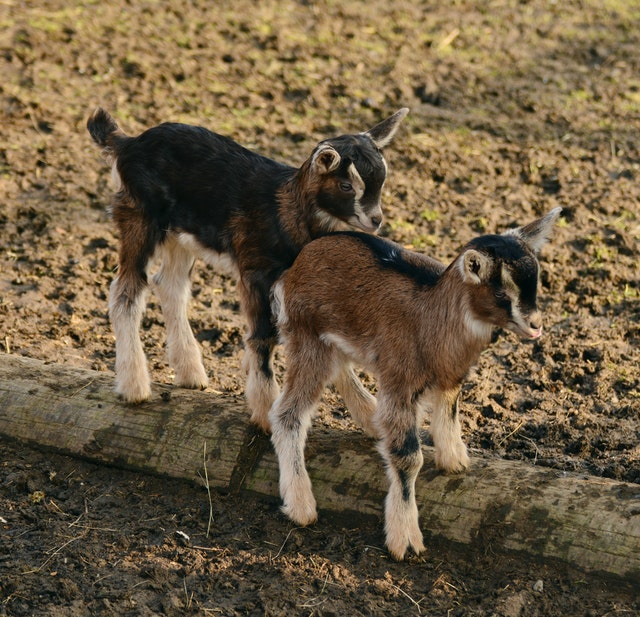
#> input picture baby-goat.jpg, 640 x 617 px, given in place of the camera
$ python edge_detection_v2.py   (older library calls are emulated)
#> lines starting #> are read from the running program, lines starting #| are printed output that depends on the picture
# -*- coding: utf-8 -*-
"""
Created on Wed Jul 20 17:18:37 2022

@author: enyasdiman
"""

import cv2
import numpy as np

cap = cv2.VideoCapture(0)

while True:
    _, frame = cap.read()
#> frame is the input picture: shape (617, 640, 3); mean B, G, R 67.3, 93.6, 110.4
    frame = cv2.cvtColor(frame, cv2.COLOR_BGR2GRAY)
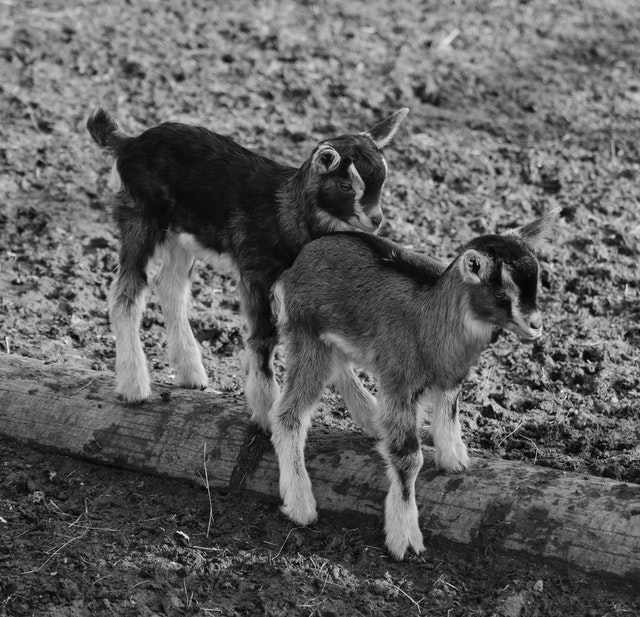
#> frame: shape (617, 640); min 0, max 250, mean 95.6
    blurred_frame = cv2.GaussianBlur(frame, (5,5), 0) #0 is sigma

    laplacian = cv2.Laplacian(blurred_frame, cv2.CV_64F)
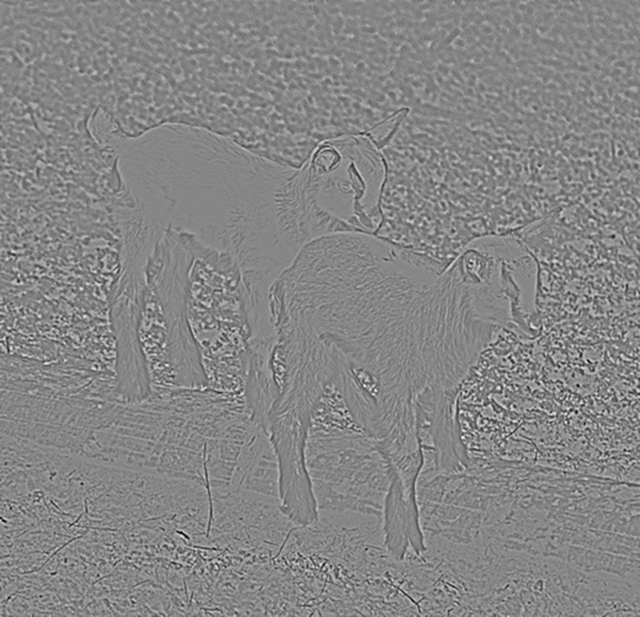
#> laplacian: shape (617, 640) float64; min -71, max 64, mean 0; drawn with min black and max white
    canny = cv2.Canny(blurred_frame, 100, 150)
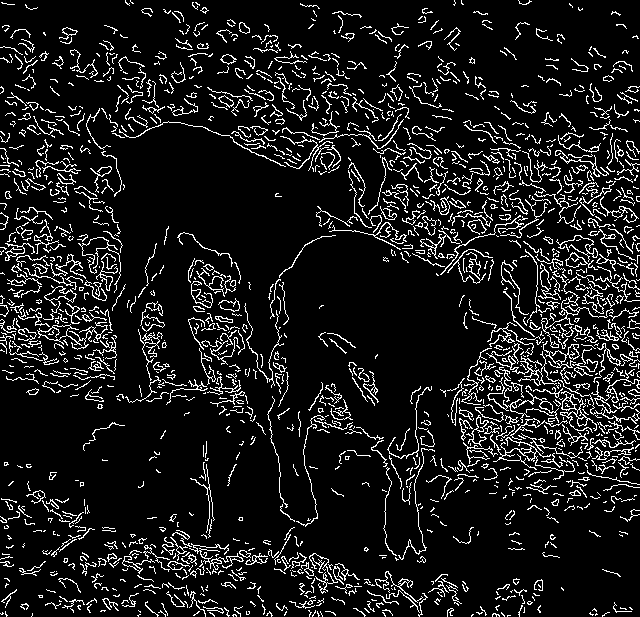
#> canny: shape (617, 640); 10.3% white in thin lines or dots

    cv2.imshow("Frame", frame)
    cv2.imshow("Laplacian", laplacian)
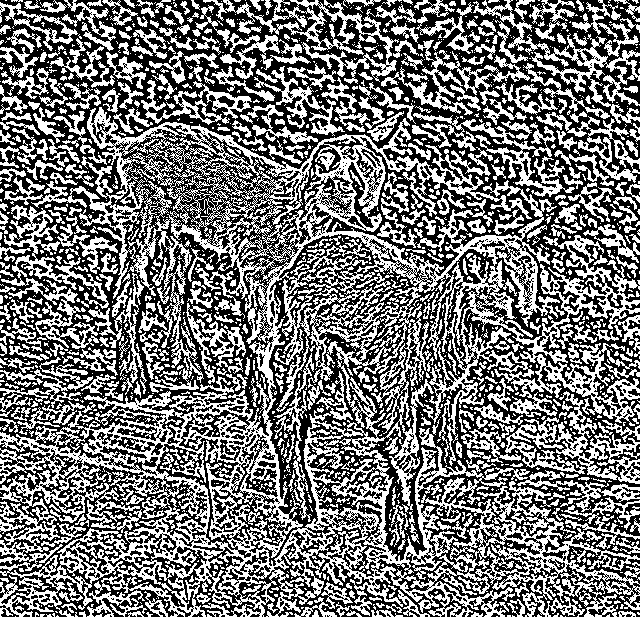
#> window 'Laplacian': shape (617, 640); 46.1% white in thin lines or dots
    cv2.imshow("Canny", canny)

    key = cv2.waitKey(1)
#> (key Esc is pressed here)
    if key == 27:
        break

cap.release()
cv2.destroyAllWindows()
